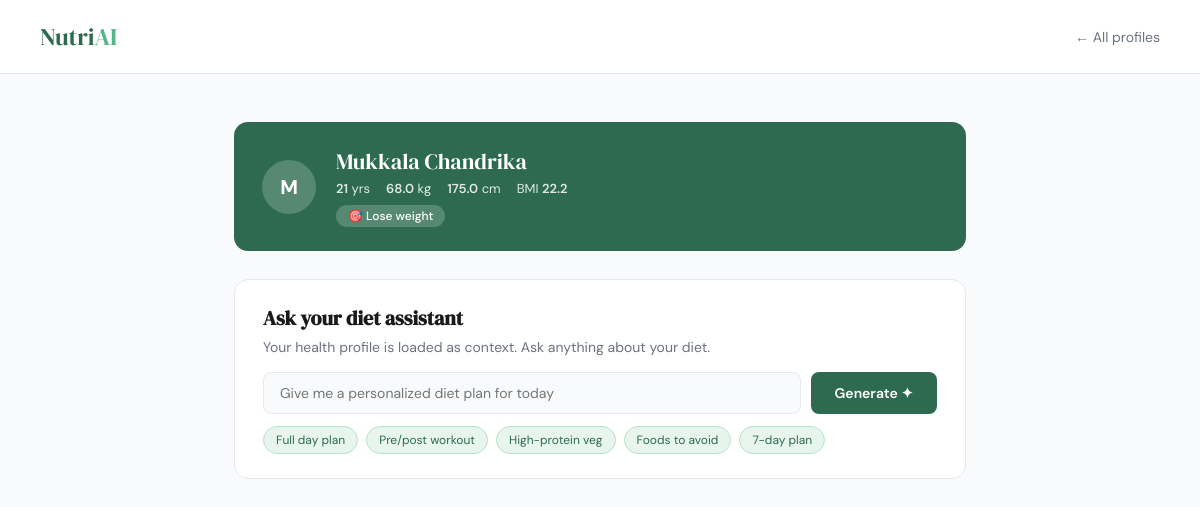
The page /diet/6 on the database its author committed.
### tables this page shows
CREATE TABLE users (
            id          INTEGER PRIMARY KEY AUTOINCREMENT,
            name        TEXT    NOT NULL,
            age         INTEGER NOT NULL,
            gender      TEXT    NOT NULL,
            weight_kg   REAL    NOT NULL,
            height_cm   REAL    NOT NULL,
            activity    TEXT    NOT NULL,
            goal        TEXT    NOT NULL,
            allergies   TEXT    DEFAULT '',
            preferences TEXT    DEFAULT '',
            created_at  TIMESTAMP DEFAULT CURRENT_TIMESTAMP
        );

### app.py (the view)
@app.route("/diet/<int:user_id>", methods=["GET", "POST"])
def diet_page(user_id):
    profile = get_profile(user_id)
    if not profile:
        flash("Profile not found.", "error")
        return redirect(url_for("index"))
    diet_plan = None
    question = ""
    if request.method == "POST":
        question = request.form.get("question", "Give me a personalized diet plan for today.")
        diet_plan = generate_diet_plan(profile, question)
    return render_template("diet.html", profile=profile, diet_plan=diet_plan, question=question)

### database.py (called while the page is built)
def get_connection():
    conn = sqlite3.connect(DB_PATH)
    conn.row_factory = sqlite3.Row
    return conn

def get_profile(user_id: int):
    conn = get_connection()
    row = conn.execute("SELECT * FROM users WHERE id = ?", (user_id,)).fetchone()
    conn.close()
    return dict(row) if row else None

### templates/diet.html (shortened to what this page needs)
<!DOCTYPE html>
<html lang="en">
<head>
</head>
<body>
  <header>
    <div class="logo">Nutri<span>AI</span></div>
    <a class="back" href="/">← All profiles</a>
  </header>
  <main>
    <div class="profile-banner">
      <div class="avatar">{{ profile.name[0].upper() }}</div>
      <div>
        <div class="banner-name">{{ profile.name }}</div>
        <div class="stats">
          <span class="stat"><strong>{{ profile.age }}</strong> yrs</span>
          <span class="stat"><strong>{{ profile.weight_kg }}</strong> kg</span>
          <span class="stat"><strong>{{ profile.height_cm }}</strong> cm</span>
          <span class="stat">BMI <strong>{{ "%.1f"|format(profile.weight_kg / ((profile.height_cm/100)**2)) }}</strong></span>
        </div>
        <span class="badge">🎯 {{ profile.goal }}</span>
      </div>
    </div>
    <div class="ask-card">
      <h2>Ask your diet assistant</h2>
      <p>Your health profile is loaded as context. Ask anything about your diet.</p>
      <form method="POST" id="dietForm">
        <div class="ask-row">
          <input type="text" name="question" id="questionInput"
                 value="{{ question }}"
                 placeholder="Give me a personalized diet plan for today" />
          <button type="submit" class="btn" id="submitBtn">Generate ✦</button>
        </div>
        <div class="quick-prompts">
          <span class="chip" onclick="setQ('Give me a full day diet plan')">Full day plan</span>
          <span class="chip" onclick="setQ('What should I eat before and after a workout?')">Pre/post workout</span>
          <span class="chip" onclick="setQ('Suggest a high-protein vegetarian meal plan')">High-protein veg</span>
          <span class="chip" onclick="setQ('What foods should I completely avoid?')">Foods to avoid</span>
          <span class="chip" onclick="setQ('Give me a 7-day diet plan')">7-day plan</span>
        </div>
      </form>
    </div>
  </main>
</body>
</html>

### templates/diet.html (style rules this page uses)
*, *::before, *::after { box-sizing: border-box; margin: 0; padding: 0; }
:root { --green: #2d6a4f; --green-light: #e8f5ef; --green-mid: #52b788; --text: #1a1a1a; --muted: #6b7280; --border: #e5e7eb; --bg: #f9fafb; --white: #ffffff; }
body { font-family: 'DM Sans', sans-serif; background: var(--bg); color: var(--text); min-height: 100vh; }
header { background: var(--white); border-bottom: 1px solid var(--border); padding: 20px 40px; display: flex; align-items: center; justify-content: space-between; }
.logo { font-family: 'DM Serif Display', serif; font-size: 24px; color: var(--green); }
.logo span { color: var(--green-mid); }
a.back { color: var(--muted); text-decoration: none; font-size: 14px; }
main { max-width: 780px; margin: 48px auto; padding: 0 24px 80px; }
.profile-banner { background: var(--green); color: #fff; border-radius: 14px; padding: 24px 28px; display: flex; align-items: center; gap: 20px; margin-bottom: 28px; }
.avatar { width: 54px; height: 54px; border-radius: 50%; background: rgba(255,255,255,0.2); color: #fff; font-weight: 700; font-size: 20px; display: flex; align-items: center; justify-content: center; flex-shrink: 0; }
.banner-name { font-family: 'DM Serif Display', serif; font-size: 22px; margin-bottom: 4px; }
.stats { display: flex; gap: 16px; flex-wrap: wrap; }
.stat { font-size: 13px; opacity: 0.85; }
.stat strong { opacity: 1; font-weight: 600; }
.badge { display: inline-block; background: rgba(255,255,255,0.2); border-radius: 20px; padding: 3px 12px; font-size: 12px; font-weight: 500; margin-top: 8px; }
.ask-card { background: var(--white); border: 1px solid var(--border); border-radius: 14px; padding: 24px 28px; margin-bottom: 28px; }
.ask-card h2 { font-family: 'DM Serif Display', serif; font-size: 20px; margin-bottom: 6px; }
.ask-card p { color: var(--muted); font-size: 14px; margin-bottom: 16px; }
.ask-row { display: flex; gap: 10px; }
.ask-row input { flex: 1; padding: 11px 16px; border: 1px solid var(--border); border-radius: 8px; font-size: 14px; font-family: 'DM Sans', sans-serif; color: var(--text); background: var(--bg); outline: none; }
.btn { padding: 11px 24px; background: var(--green); color: #fff; border: none; border-radius: 8px; font-size: 14px; font-weight: 600; font-family: 'DM Sans', sans-serif; cursor: pointer; white-space: nowrap; transition: background 0.2s; }
.quick-prompts { display: flex; gap: 8px; flex-wrap: wrap; margin-top: 12px; }
.chip { font-size: 12px; padding: 5px 12px; background: var(--green-light); color: var(--green); border-radius: 20px; cursor: pointer; border: 1px solid #b7e4c7; transition: background 0.15s; }

### rows shown on the page
users: name "M", name "Mukkala Chandrika", age "21", weight_kg "68.0", height_cm "175.0", profile.weight_kg/((profile.height_cm/100)**2) "22.2", goal "Lose weight"
